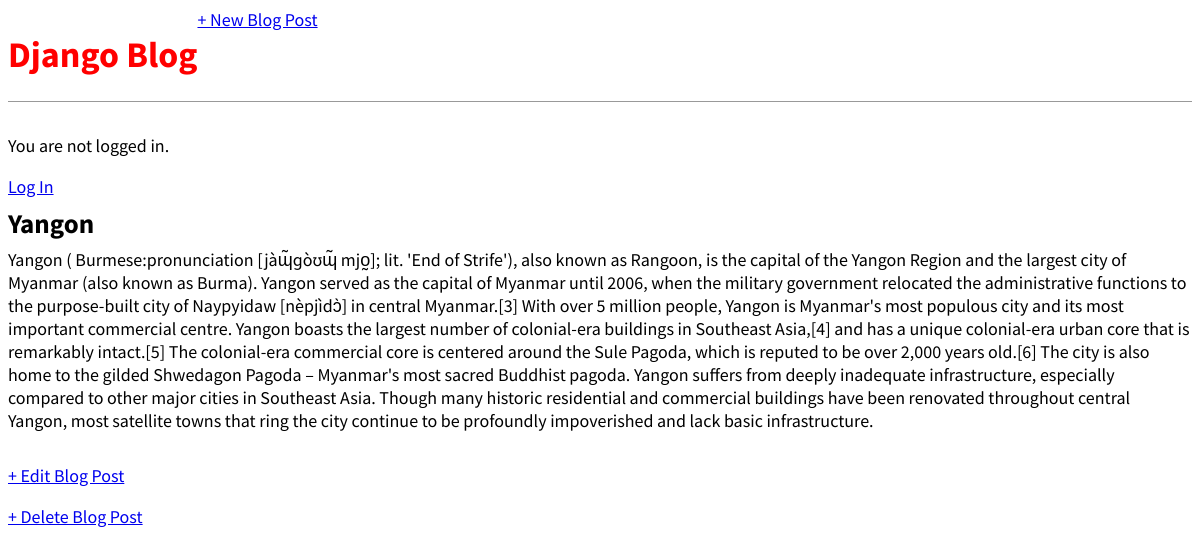
The app's page /post/1/ with its own data.
### blog/models.py (models this page shows, shortened)
class Post(models.Model):
    title = models.CharField(max_length=200)
    author = models.ForeignKey(
        'auth.User',
        on_delete = models.CASCADE
    )
    body = models.TextField()

### blog/views.py (the view)
# urls.py: path('post/<int:pk>/',BlogDetailView.as_view(),name='post_detail')
class BlogDetailView(DetailView):
    model = Post
    template_name = 'post_detail.html'

### templates/post_detail.html
{% extends 'base.html' %}
{% block content %}
    <div class="post-entry">
        <h2>{{ post.title }}</h2>
        <p>{{ post.body }}</p>
    </div>
    <p><a href="{% url 'post_edit' post.pk %}">+ Edit Blog Post</a></p>
    <p><a href="{% url 'post_delete' post.pk %}">+ Delete Blog Post</a></p>
{% endblock content %}

### static/css/base.css (style rules this page uses)
body { font-family: 'Source Sans Pro',sans-serif; font-size: 18px; }
.post-entry { margin-bottom: 2rem; }
.post-entry h2 { margin: 0.5rem 0; }
.post-entry p { margin: 0; font-weight: 400; }

### records on screen
Post: title "Yangon", body "Yangon ( Burmese:pronunciation [jàɰ̃ɡòʊɰ̃ mjo̰]; lit. 'End of Strife'), also known as Rangoon, is the capital of the Yangon Region and the largest city of Myanmar (also known as Burma). Yangon served as the capital of Myanmar until 2006, when the military government relocated the administrative functions to the purpose-built city of Naypyidaw [nèpjìdɔ̀] in central Myanmar.[3] With over 5 million people, Yangon is Myanmar's most populous city and its most important commercial centre. Yangon boasts the largest number of colonial-era buildings in Southeast Asia,[4] and has a unique colonial-era urban core that is remarkably intact.[5] The colonial-era commercial core is centered around the…"
